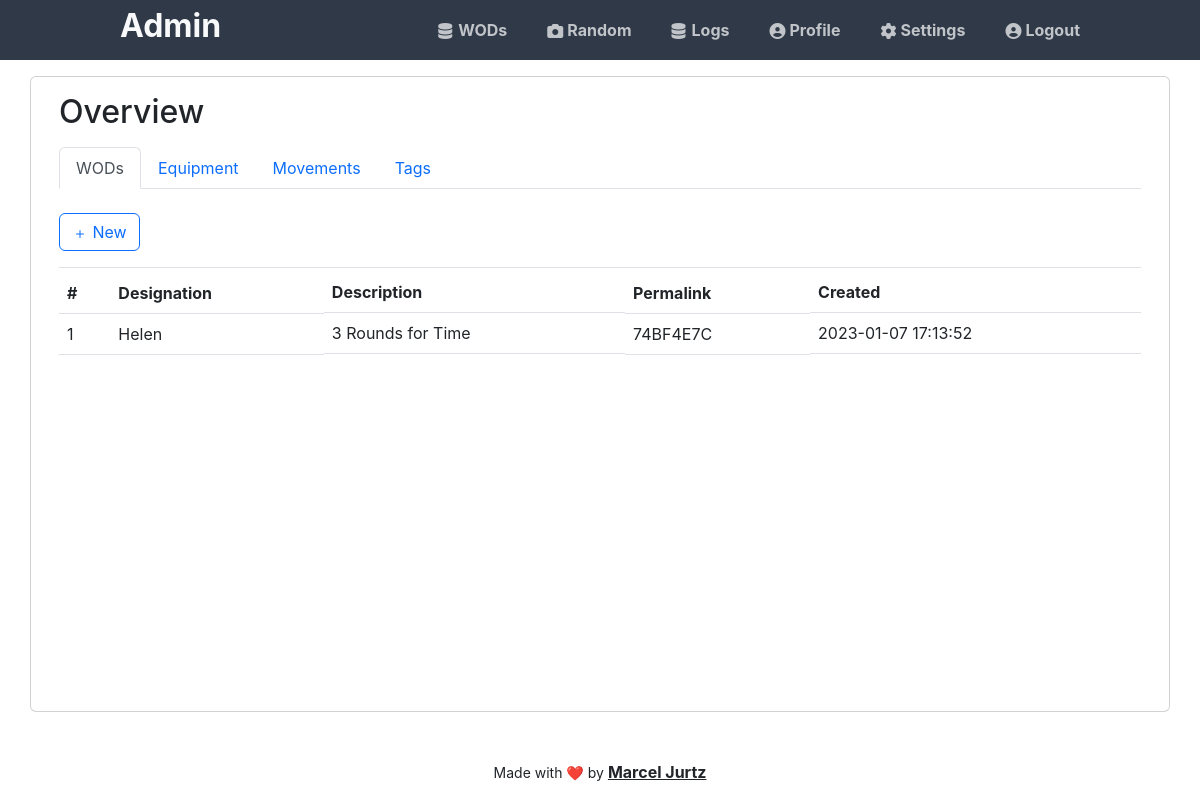
Page /admin/index.php (signed in) on the committed database.
### tables this page shows
CREATE TABLE wod(
  id INT PRIMARY KEY AUTO_INCREMENT,
  created TIMESTAMP DEFAULT CURRENT_TIMESTAMP,
  designation VARCHAR(100),
  description VARCHAR(500),
  notes VARCHAR(500),
  exercises TEXT,
  hashtags TEXT,
  permalink VARCHAR(36)
);

### admin/index.php (the view, shortened to what this page needs)
<?php
$con = getConnection();
$stmt = $con->prepare('SELECT id, created, designation, description, permalink FROM wod ORDER BY id DESC');
$stmt->execute();
$result = $stmt->get_result();
$wods = array();
while ($row = $result->fetch_assoc()) {
    $wods[] = $row;
}
function printMenuBar($editUrl)
{
    print '<div class="border-bottom mb-1">
        <a class="btn btn-outline-primary mb-3" href="' . $editUrl . '" role="button">' . ICON_PLUS . ' New</a>
    </div>';
}
?>
<!DOCTYPE html>
<html>
<?php include('./shared/head.inc.php') ?>
<body class="loggedin d-flex flex-column h-100 hover-menu">
    <nav class="navtop">
        <?php
        include('./shared/menu.inc.php');
        ?>
    </nav>
    <div class="container card my-3 flex-grow-1 overflow-auto ">
        <div class="card-body">
            <h2 class="card-title mb-3">Overview</h2>
            <ul class="nav nav-tabs mb-4" id="tabMember" role="tablist">
                <li class="nav-item">
                    <a class="nav-link active" id="main-tab" data-bs-toggle="tab" href="#main" role="tab" aria-controls="main" aria-selected="true">
                        WODs
                    </a>
                </li>
                <li class="nav-item">
                    <a class="nav-link" id="equipment-tab" data-bs-toggle="tab" href="#equipment" role="tab" aria-controls="equipment" aria-selected="false">
                        Equipment
                    </a>
                </li>
                <li class="nav-item">
                    <a class="nav-link" id="movement-tab" data-bs-toggle="tab" href="#movement" role="tab" aria-controls="movement" aria-selected="false">
                        Movements
                    </a>
                </li>
                <li class="nav-item">
                    <a class="nav-link" id="tags-tab" data-bs-toggle="tab" href="#tags" role="tab" aria-controls="tags" aria-selected="false">
                        Tags
                    </a>
                </li>
            </ul>
            <div class="tab-content" id="tabMemberContent">
                <div class="tab-pane fade active show" id="main" role="tabpanel" aria-labelledby="main-tab">
                    <?php printMenuBar("./edit/wod.php") ?>
                    <table class="table table-hover">
                        <thead>
                            <tr>
                                <th scope="col">#</th>
                                <th scope="col">Designation</th>
                                <th scope="col" class="d-none d-lg-block">Description</th>
                                <th scope="col">Permalink</th>
                                <th scope="col" class="d-none d-lg-block">Created</th>
                            </tr>
                        </thead>
                        <tbody>
                            <?php foreach ($wods as $wod) : ?>
                                <tr data-edit='edit/wod.php?wod=<?= $wod['id'] ?>' data-preview='imgen.php?id=<?= $wod['id'] ?>'>
                                    <td><?= $wod['id']; ?></td>
                                    <td class="break"><?= $wod['designation']; ?></td>
                                    <td class="break d-none d-lg-block"><?= $wod['description']; ?></td>
                                    <td><?= $wod['permalink']; ?></td>
                                    <td class="text-nowrap d-none d-lg-block"><?= $wod['created']; ?></td>
                                </tr>
                            <?php endforeach; ?>
                        </tbody>
                    </table>
                </div>
            </div>
        </div>
    </div>
    <?php include('./shared/footer.inc.php'); ?>
</body>
</html>

### assets/css/stylesheet.css (style rules this page uses)
.navtop { background-color: #2f3947; height: 60px; width: 100%; border: 0; }
td.break { word-wrap: break-word; word-break: break-all; }
.hover-menu { position: relative; }
* { box-sizing: border-box; font-family: -apple-system, BlinkMacSystemFont, "segoe ui", roboto, oxygen, ubuntu, cantarell, "fira sans", "droid sans", "helvetica neue", Arial, sans-serif; font-size: 16px; -webkit-font-smoothing: antialiased; -moz-osx-font-smoothing: grayscale; }
html { height: 100%; }

### rows in the picture
wod: id "1", designation "Helen", description "3 Rounds for Time", permalink "74BF4E7C", created "2023-01-07 17:13:52"
